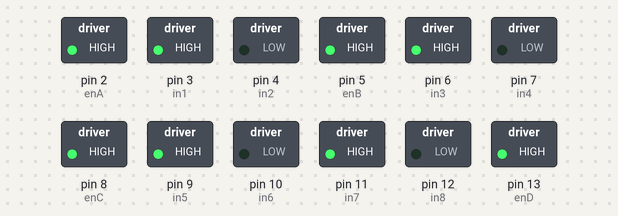
The sketch below on a simulated Arduino Uno, built with avr-gcc and run on an emulated ATmega328P. On the bench: switched loads named in the sketch (green lamp = pin HIGH).

Above: at 0.1 s.
Timing chart, 0 to 1.6 s (numbered marks = the images above):
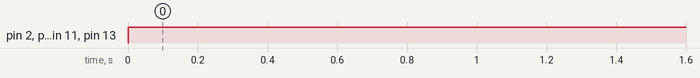

The sketch:

testMotor.ino
```cpp
// motor_1_left_back
#define enA 2 //pwm             // CHECK PINOUT
#define in1 3 //direction       // CHECK PINOUT
#define in2 4 //direction       // CHECK PINOUT
// motor_2_left_front
#define enB 5 //pwm             // CHECK PINOUT
#define in3 6 //direction       // CHECK PINOUT
#define in4 7 //direction       // CHECK PINOUT
// motor_3_right_front
#define enC 8 //pwm             // CHECK PINOUT
#define in5 9 //direction       // CHECK PINOUT
#define in6 10 //direction      // CHECK PINOUT
// motor_4_right_back
#define enD 13 //pwm            // CHECK PINOUT
#define in7 11 //direction      // CHECK PINOUT
#define in8 12 //direction      // CHECK PINOUT

void setup() {
  pinMode(enA, OUTPUT);
	pinMode(enB, OUTPUT);
  pinMode(enC, OUTPUT);
  pinMode(enD, OUTPUT);
  pinMode(in1, OUTPUT);
  pinMode(in2, OUTPUT);
  pinMode(in3, OUTPUT);
  pinMode(in4, OUTPUT);
  pinMode(in5, OUTPUT);
  pinMode(in6, OUTPUT);
  pinMode(in7, OUTPUT);
  pinMode(in8, OUTPUT);
  goStop();
}

void loop() {
  fixedPwm();
  // note : select one of the functions below
  goForward();
  // goBackward();
  // turnLeft();
  // turnRight();
  // moveLeft();
  // moveRight();
}

void fixedPwm(){
  analogWrite(enA, 255);
  analogWrite(enB, 255);
  analogWrite(enC, 255);
  analogWrite(enD, 255);
}

void goForward(){
	digitalWrite(in1, HIGH);
	digitalWrite(in2, LOW);
	digitalWrite(in3, HIGH);
	digitalWrite(in4, LOW);
  digitalWrite(in5, HIGH);
	digitalWrite(in6, LOW);
	digitalWrite(in7, HIGH);
	digitalWrite(in8, LOW);
}

void goBackward(){
	digitalWrite(in1, LOW);
	digitalWrite(in2, HIGH);
	digitalWrite(in3, LOW);
	digitalWrite(in4, HIGH);
	digitalWrite(in5, LOW);
	digitalWrite(in6, HIGH);
	digitalWrite(in7, LOW);
	digitalWrite(in8, HIGH);
}

void turnLeft(){
  digitalWrite(in1, LOW);   //backward
	digitalWrite(in2, HIGH);  //backward
	digitalWrite(in3, LOW);   //backward
	digitalWrite(in4, HIGH);  //backward
	digitalWrite(in5, HIGH);  //forward
	digitalWrite(in6, LOW);   //forward
	digitalWrite(in7, HIGH);  //forward
	digitalWrite(in8, LOW);   //forward
}

void turnRight(){
  digitalWrite(in1, HIGH);  //forward
	digitalWrite(in2, LOW);   //forward
	digitalWrite(in3, HIGH);  //forward
	digitalWrite(in4, LOW);   //forward
	digitalWrite(in5, LOW);   //backward
	digitalWrite(in6, HIGH);  //backward
	digitalWrite(in7, LOW);   //backward
	digitalWrite(in8, HIGH);  //backward
}

void moveRight(){
  digitalWrite(in1, LOW);   //backward
  digitalWrite(in2, HIGH);  //backward
  digitalWrite(in3, HIGH);  //forward
  digitalWrite(in4, LOW);   //forward
  digitalWrite(in5, LOW);   //backward
  digitalWrite(in6, HIGH);  //backward
  digitalWrite(in7, HIGH);  //forward
  digitalWrite(in8, LOW);   //forward
}

void moveLeft(){
  digitalWrite(in1, HIGH);  //forward
  digitalWrite(in2, LOW);   //forward
  digitalWrite(in3, LOW);   //backward
  digitalWrite(in4, HIGH);  //backward
  digitalWrite(in5, HIGH);  //forward
  digitalWrite(in6, LOW);   //forward
  digitalWrite(in7, LOW);   //backward
  digitalWrite(in8, HIGH);  //backward
}

void goStop(){
  digitalWrite(in1, LOW);
	digitalWrite(in2, LOW);
	digitalWrite(in3, LOW);
	digitalWrite(in4, LOW);
	digitalWrite(in5, LOW);
	digitalWrite(in6, LOW);
	digitalWrite(in7, LOW);
	digitalWrite(in8, LOW);
}
```

Measured:
- by itself, pin 2 (enA), pin 3 (in1), pin 5 (enB), pin 6 (in3), pin 8 (enC), pin 9 (in5), pin 11 (in7), pin 13 (enD): LOW → HIGH at 0.00 s
